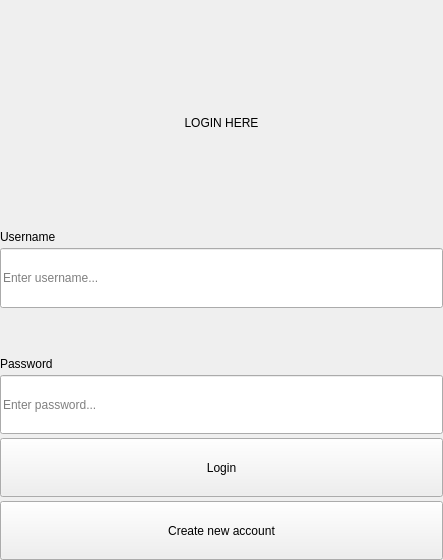
<?xml version="1.0" encoding="UTF-8"?>
<ui version="4.0">
 <class>BaseEnterForm</class>
 <widget class="QWidget" name="BaseEnterForm">
  <property name="geometry">
   <rect>
    <x>0</x>
    <y>0</y>
    <width>443</width>
    <height>560</height>
   </rect>
  </property>
  <property name="windowTitle">
   <string>Form</string>
  </property>
  <layout class="QVBoxLayout" name="verticalLayout">
   <property name="spacing">
    <number>0</number>
   </property>
   <property name="leftMargin">
    <number>0</number>
   </property>
   <property name="topMargin">
    <number>0</number>
   </property>
   <property name="rightMargin">
    <number>0</number>
   </property>
   <property name="bottomMargin">
    <number>0</number>
   </property>
   <item>
    <layout class="QVBoxLayout" name="baseLayout" stretch="2,1,2,1,2,2,2,2,2,2">
     <property name="spacing">
      <number>4</number>
     </property>
     <item>
      <layout class="QHBoxLayout" name="topLayout" stretch="7,6,7">
       <item>
        <spacer name="horizontalSpacer_3">
         <property name="orientation">
          <enum>Qt::Horizontal</enum>
         </property>
         <property name="sizeHint" stdset="0">
          <size>
           <width>40</width>
           <height>20</height>
          </size>
         </property>
        </spacer>
       </item>
       <item>
        <widget class="QLabel" name="label_img">
         <property name="text">
          <string/>
         </property>
         <property name="pixmap">
          <pixmap resource="resources.qrc">:/imgs/person-96.png</pixmap>
         </property>
         <property name="alignment">
          <set>Qt::AlignCenter</set>
         </property>
        </widget>
       </item>
       <item>
        <spacer name="horizontalSpacer_4">
         <property name="orientation">
          <enum>Qt::Horizontal</enum>
         </property>
         <property name="sizeHint" stdset="0">
          <size>
           <width>40</width>
           <height>20</height>
          </size>
         </property>
        </spacer>
       </item>
      </layout>
     </item>
     <item>
      <spacer name="verticalSpacer">
       <property name="orientation">
        <enum>Qt::Vertical</enum>
       </property>
       <property name="sizeType">
        <enum>QSizePolicy::Preferred</enum>
       </property>
       <property name="sizeHint" stdset="0">
        <size>
         <width>20</width>
         <height>26</height>
        </size>
       </property>
      </spacer>
     </item>
     <item>
      <widget class="QLabel" name="label_main">
       <property name="text">
        <string>LOGIN HERE</string>
       </property>
       <property name="alignment">
        <set>Qt::AlignCenter</set>
       </property>
      </widget>
     </item>
     <item>
      <spacer name="verticalSpacer_2">
       <property name="orientation">
        <enum>Qt::Vertical</enum>
       </property>
       <property name="sizeHint" stdset="0">
        <size>
         <width>20</width>
         <height>26</height>
        </size>
       </property>
      </spacer>
     </item>
     <item>
      <widget class="QLabel" name="label_username">
       <property name="text">
        <string>Username</string>
       </property>
       <property name="alignment">
        <set>Qt::AlignBottom|Qt::AlignLeading|Qt::AlignLeft</set>
       </property>
      </widget>
     </item>
     <item>
      <widget class="QLineEdit" name="lineEdit_username">
       <property name="sizePolicy">
        <sizepolicy hsizetype="Expanding" vsizetype="Preferred">
         <horstretch>0</horstretch>
         <verstretch>0</verstretch>
        </sizepolicy>
       </property>
       <property name="echoMode">
        <enum>QLineEdit::Normal</enum>
       </property>
       <property name="placeholderText">
        <string>Enter username...</string>
       </property>
      </widget>
     </item>
     <item>
      <widget class="QLabel" name="label_password">
       <property name="text">
        <string>Password</string>
       </property>
       <property name="alignment">
        <set>Qt::AlignBottom|Qt::AlignLeading|Qt::AlignLeft</set>
       </property>
      </widget>
     </item>
     <item>
      <widget class="PasswordEdit" name="lineEdit_password">
       <property name="sizePolicy">
        <sizepolicy hsizetype="Expanding" vsizetype="Preferred">
         <horstretch>0</horstretch>
         <verstretch>0</verstretch>
        </sizepolicy>
       </property>
       <property name="echoMode">
        <enum>QLineEdit::Password</enum>
       </property>
       <property name="placeholderText">
        <string>Enter password...</string>
       </property>
      </widget>
     </item>
     <item>
      <widget class="QPushButton" name="pushButton_request">
       <property name="sizePolicy">
        <sizepolicy hsizetype="Minimum" vsizetype="Preferred">
         <horstretch>0</horstretch>
         <verstretch>0</verstretch>
        </sizepolicy>
       </property>
       <property name="text">
        <string>Login</string>
       </property>
      </widget>
     </item>
     <item>
      <widget class="QPushButton" name="pushButton_goTo">
       <property name="sizePolicy">
        <sizepolicy hsizetype="Minimum" vsizetype="Preferred">
         <horstretch>0</horstretch>
         <verstretch>0</verstretch>
        </sizepolicy>
       </property>
       <property name="text">
        <string>Create new account</string>
       </property>
      </widget>
     </item>
    </layout>
   </item>
  </layout>
 </widget>
 <customwidgets>
  <customwidget>
   <class>PasswordEdit</class>
   <extends>QLineEdit</extends>
   <header>PasswordEdit.h</header>
  </customwidget>
 </customwidgets>
 <tabstops>
  <tabstop>lineEdit_username</tabstop>
  <tabstop>lineEdit_password</tabstop>
  <tabstop>pushButton_request</tabstop>
  <tabstop>pushButton_goTo</tabstop>
 </tabstops>
 <resources>
  <include location="resources.qrc"/>
 </resources>
 <connections/>
</ui>
